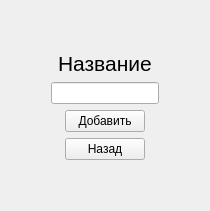
      <widget class="QWidget" name="fill_room_information_page">
       <layout class="QHBoxLayout" name="horizontalLayout_31">
        <item>
         <layout class="QVBoxLayout" name="verticalLayout_26">
          <item>
           <spacer name="verticalSpacer_46">
            <property name="orientation">
             <enum>Qt::Vertical</enum>
            </property>
            <property name="sizeHint" stdset="0">
             <size>
              <width>20</width>
              <height>40</height>
             </size>
            </property>
           </spacer>
          </item>
          <item>
           <layout class="QHBoxLayout" name="horizontalLayout_34">
            <item>
             <spacer name="horizontalSpacer_31">
              <property name="orientation">
               <enum>Qt::Horizontal</enum>
              </property>
              <property name="sizeHint" stdset="0">
               <size>
                <width>40</width>
                <height>20</height>
               </size>
              </property>
             </spacer>
            </item>
            <item>
             <widget class="QLabel" name="label_24">
              <property name="font">
               <font>
                <pointsize>16</pointsize>
               </font>
              </property>
              <property name="text">
               <string>Название</string>
              </property>
             </widget>
            </item>
            <item>
             <spacer name="horizontalSpacer_32">
              <property name="orientation">
               <enum>Qt::Horizontal</enum>
              </property>
              <property name="sizeHint" stdset="0">
               <size>
                <width>40</width>
                <height>20</height>
               </size>
              </property>
             </spacer>
            </item>
           </layout>
          </item>
          <item>
           <layout class="QHBoxLayout" name="horizontalLayout_35">
            <item>
             <spacer name="horizontalSpacer_33">
              <property name="orientation">
               <enum>Qt::Horizontal</enum>
              </property>
              <property name="sizeHint" stdset="0">
               <size>
                <width>40</width>
                <height>20</height>
               </size>
              </property>
             </spacer>
            </item>
            <item>
             <widget class="QLineEdit" name="room_name_line_edti"/>
            </item>
            <item>
             <spacer name="horizontalSpacer_34">
              <property name="orientation">
               <enum>Qt::Horizontal</enum>
              </property>
              <property name="sizeHint" stdset="0">
               <size>
                <width>40</width>
                <height>20</height>
               </size>
              </property>
             </spacer>
            </item>
           </layout>
          </item>
          <item>
           <layout class="QHBoxLayout" name="horizontalLayout_36">
            <item>
             <spacer name="horizontalSpacer_35">
              <property name="orientation">
               <enum>Qt::Horizontal</enum>
              </property>
              <property name="sizeHint" stdset="0">
               <size>
                <width>40</width>
                <height>20</height>
               </size>
              </property>
             </spacer>
            </item>
            <item>
             <widget class="QPushButton" name="add_room_on_fill_room_info_page_btn">
              <property name="text">
               <string>Добавить</string>
              </property>
             </widget>
            </item>
            <item>
             <spacer name="horizontalSpacer_36">
              <property name="orientation">
               <enum>Qt::Horizontal</enum>
              </property>
              <property name="sizeHint" stdset="0">
               <size>
                <width>40</width>
                <height>20</height>
               </size>
              </property>
             </spacer>
            </item>
           </layout>
          </item>
          <item>
           <layout class="QHBoxLayout" name="horizontalLayout_33">
            <item>
             <spacer name="horizontalSpacer_37">
              <property name="orientation">
               <enum>Qt::Horizontal</enum>
              </property>
              <property name="sizeHint" stdset="0">
               <size>
                <width>40</width>
                <height>20</height>
               </size>
              </property>
             </spacer>
            </item>
            <item>
             <widget class="QPushButton" name="fill_room_information_page_back_btn">
              <property name="text">
               <string>Назад</string>
              </property>
             </widget>
            </item>
            <item>
             <spacer name="horizontalSpacer_38">
              <property name="orientation">
               <enum>Qt::Horizontal</enum>
              </property>
              <property name="sizeHint" stdset="0">
               <size>
                <width>40</width>
                <height>20</height>
               </size>
              </property>
             </spacer>
            </item>
           </layout>
          </item>
          <item>
           <spacer name="verticalSpacer_47">
            <property name="orientation">
             <enum>Qt::Vertical</enum>
            </property>
            <property name="sizeHint" stdset="0">
             <size>
              <width>20</width>
              <height>40</height>
             </size>
            </property>
           </spacer>
          </item>
         </layout>
        </item>
       </layout>
      </widget>
